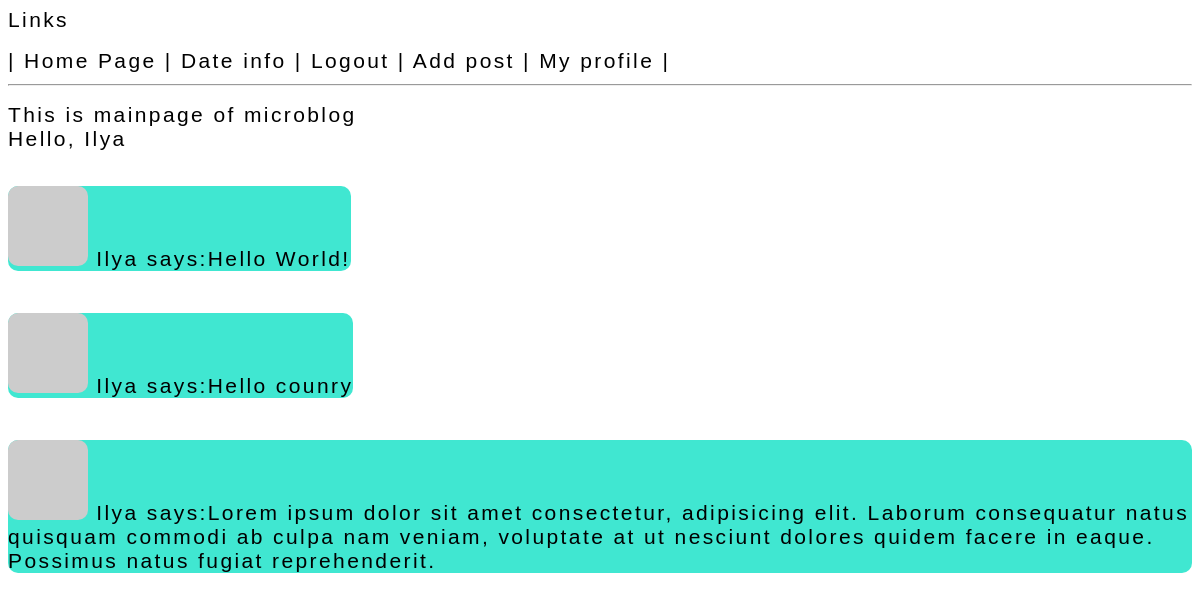
Page /index (signed in) on the committed database.
### app/models.py (models this page shows, shortened)
class User(db.Model, UserMixin):
    id = db.Column(db.Integer, primary_key=True)
    posts = db.relationship('Post', backref='author', lazy='dynamic')
    username = db.Column(db.String(64), unique=True)
    email = db.Column(db.String(120), unique=True)
    password_hash = db.Column(db.String(128), unique=True)
    about_me = db.Column(db.String(128))
    last_seen = db.Column(db.DateTime, default = datetime.utcnow())
    def get_avatar(self, size):
        hashed_email = md5(self.email.lower().encode('utf-8')).hexdigest()
        return f"https://www.gravatar.com/avatar/{hashed_email}?d=identicon&s={size}"

class Post(db.Model):
    id = db.Column(db.Integer, primary_key=True)
    text = db.Column(db.String(140))
    timestamp = db.Column(db.DateTime, default = datetime.utcnow())
    user_id = db.Column(db.Integer, db.ForeignKey('user.id'))

### app/routes.py (the view)
@my_app.route('/')
@my_app.route('/index')
@login_required
def index():
    all_posts = Post.query.all()
    return render_template("index.html", posts=all_posts)

### app/models.py (called while the page is built)
@login_manager.user_loader
def load_user(id):
    return User.query.get(int(id))

### app/routes.py (called while the page is built)
@my_app.before_request
def before_request():
    if current_user.is_authenticated:
        current_user.last_seen = datetime.datetime.utcnow()
        db.session.commit()

### app/templates/index.html (shortened to what this page needs)
{% include 'links.html' %}
<h1>This is mainpage of microblog
<br>
Hello, {{current_user.username}}</h1>
{%for post in posts%}
  <p class="post"><img src="{{post.author.get_avatar(52)}}" alt="Аватарка"> {{post.author.username}} says:{{post.text}}</p>
{%endfor%}

### app/templates/links.html (style rules this page uses)
* { font-family: "Courier New", Courier, monospace; font-family: "Comic Sans MS", cursive, sans-serif; font-size: 21px; letter-spacing: 2.4px; word-spacing: 0px; color: #000000; font-weight: 400; text-decoration: none solid rgb(68, 68, 68); font-style: normal; font-variant: normal; text-transform: none; }

### app/templates/index.html (style rules this page uses)
body { background-image: url(https://cdn.discordapp.com/attachments/781591422586585099/918877274881806346/1-3.jpg); }
.post { background-color: rgb(64, 231, 209); display: inline-block; }
.post { background-color: rgb(64, 231, 209); display: inline-block; border-radius: 10px; padding-bottom: 0px; box-sizing: border-box; }
img { border-radius: 10px; }

### rows in the picture
User: username "Ilya"
Post: author.username "Ilya", text "Hello World!"
Post: author.username "Ilya", text "Hello counry"
Post: author.username "Ilya", text "Lorem ipsum dolor sit amet consectetur, adipisicing elit. Laborum consequatur natus quisquam commodi ab culpa nam veniam, voluptate at ut nesciunt dolores quidem facere in eaque. Possimus natus fugiat reprehenderit."
